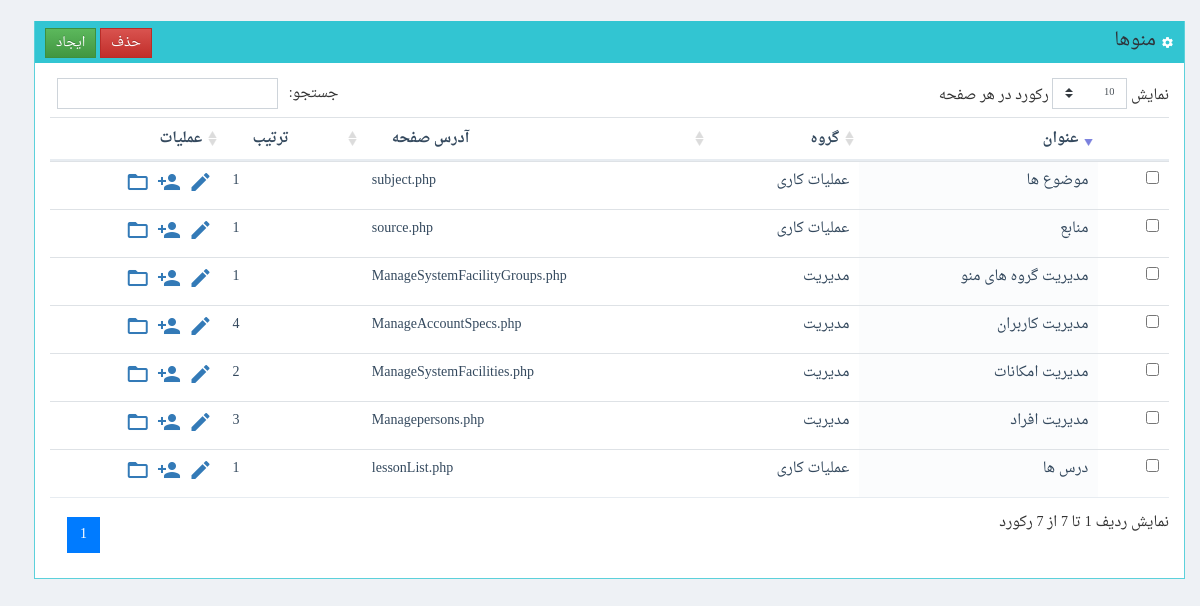
/www/sadaf/ManageSystemFacilities.php (signed in), run on the app's committed database.
### tables this page shows
CREATE TABLE `systemfacilities` (
  `FacilityID` int(11) NOT NULL AUTO_INCREMENT,
  `FacilityName` varchar(245) DEFAULT NULL,
  `GroupID` int(11) DEFAULT NULL,
  `OrderNo` int(11) DEFAULT NULL,
  `PageAddress` varchar(345) DEFAULT NULL,
  PRIMARY KEY (`FacilityID`)
);

CREATE TABLE `systemfacilitygroups` (
  `GroupID` int(11) NOT NULL AUTO_INCREMENT,
  `GroupName` varchar(145) DEFAULT NULL,
  `OrderNo` int(11) DEFAULT NULL,
  PRIMARY KEY (`GroupID`)
);

### www/shares/pdodb.class.php (called while the page is built, shortened)
<?php
class pdodb {
  private $dsn;
  private $pdo;
  static  $pdoinstance = false;
  private function __construct($_host = "", $_user = "", $_pass = "", $_default_db = "",$_driver="",$debug=self::DEBUG_MODE) {
    $this->dsn = "mysql:dbname=$_default_db;host=$_host";
  }
  public static function getInstance($_host = "", $_user = "", $_pass = "", $_default_db = "",$_driver="") {
    if ("" == $_driver)      $_driver = sys_config::$db_server['driver'];
    if ("" == $_host)        $_host = sys_config::$db_server['host'];
    if ("" == $_user)        $_user = sys_config::$db_server['user'];
    if ("" == $_pass)        $_pass = sys_config::$db_server['pass'];
    if ("" == $_default_db)  $_default_db = sys_config::$db_server['database'];
    if (!@pdodb::$pdoinstance[$_host.$_user.$_default_db]) {
      pdodb::$pdoinstance[$_host.$_user.$_default_db] = new pdodb($_host,$_user,$_pass,$_default_db,$_driver);
    }
    return pdodb::$pdoinstance[$_host.$_user.$_default_db];
  }
  private function connect($_driver = "", $_host = "", $_user = "", $_pass = "", $_default_db = "",$debug=self::DEBUG_MODE) {
    try{
      $this->pdo = new pdo($this->dsn , $_user , $_pass, array(PDO::MYSQL_ATTR_INIT_COMMAND =>  "SET NAMES utf8") );
      return $this->pdo;
    }
    catch (PDOException $e) {
      print (self::PDO_CONNECTION_ERROR);
      print ($e->getMessage());
      if ($debug) $this->backtrace();
      exit();
    }
  }
  function Execute($sqlstr,$fetch_mode=PDO::FETCH_ASSOC,$debug=self::DEBUG_MODE) {
    $trans = array(self::ARABIC_YA => self::PERSIAN_YA , self::ARABIC_KAF => self::PERSIAN_KAF);
    $this->statement = $this->pdo->query(strtr($sqlstr,$trans));
    $error_info = $this->pdo->errorInfo();
    return $this->statement;
  }
}
?>

### www/sadaf/classes/SystemFacilities.class.php (called while the page is built, shortened)
<?php
class manage_SystemFacilities
{
	static function GetList()
	{
		$mysql = pdodb::getInstance();
		$k=0;
		$ret = array();
		$query = "select SystemFacilities.FacilityID
				,SystemFacilities.FacilityName
				,SystemFacilities.GroupID
				,SystemFacilities.OrderNo
				,SystemFacilities.PageAddress
			, l2.GroupName  as l2_GroupName  from sadaf.SystemFacilities
			LEFT JOIN sadaf.SystemFacilityGroups  l2 on (l2.GroupID=SystemFacilities.GroupID)
			order by l2.OrderNo, SystemFacilities.OrderNo ";
		$res = $mysql->Execute($query);
		while($rec=$res->fetch())
		{
			$ret[$k] = new be_SystemFacilities();
			$ret[$k]->FacilityID=$rec["FacilityID"];
			$ret[$k]->FacilityName=$rec["FacilityName"];
			$ret[$k]->GroupID=$rec["GroupID"];
			$ret[$k]->GroupID_Desc=$rec["l2_GroupName"];
			$ret[$k]->OrderNo=$rec["OrderNo"];
			$ret[$k]->PageAddress=$rec["PageAddress"];
			$k++;
		}
		return $ret;
	}
}
?>

### www/sadaf/ManageSystemFacilities.php (the view, shortened to what this page needs)
<?php
include("classes/SystemFacilities.class.php");
?>
<form method="post" id="f1" name="f1" >
<div class="container-fluid">
</form>
<?php
$res = manage_SystemFacilities::GetList();
?>
<br>
		<div class="portlet box green">
		<div class="portlet-title">
			<div class="actions">
				<input type="button" class="btn btn-success btn-sm" onclick="javascript: ResetForm(); $('#DataEntryForm').modal();" value="ایجاد">
				<input type="button" class="btn btn-danger btn-sm" data-toggle="confirmation"
					data-btn-ok-label="بلی"
					data-btn-ok-class="btn-success"
				data-btn-ok-icon-class="material-icons" data-btn-ok-icon-content="check"
				data-btn-cancel-label="خیر" data-btn-cancel-class="btn-danger"
				data-btn-cancel-icon-class="material-icons" data-btn-cancel-icon-content="close"
				data-title="آیا مطمئن هستید؟" data-content=""
				value="حذف">
			</div>
			<div class="caption font-dark">
			<i class="material-icons">settings</i>
				منوها
			</div>
		</div>
		<div class="portlet-body">
			<form id="ListForm" name="ListForm" method="post">
			<table id="FacilityListTable" class="table ">
			<thead>
				<th>&nbsp;</th>
				<th>عنوان</th>
				<th>گروه</th>
				<th>آدرس صفحه</th>
				<th>ترتیب</th>
				<th>عملیات</th>
			</thead>
			<tbody>
			<?
			for($k=0; $k<count($res); $k++)
			{
				echo "<tr>";
				echo "<td>";
				echo "<input type=\"checkbox\" name=\"ch_".$res[$k]->FacilityID."\">";
				echo "</td>";
				echo "	<td>".htmlentities($res[$k]->FacilityName, ENT_QUOTES, 'UTF-8')."</td>";
				echo "	<td>".$res[$k]->GroupID_Desc."</td>";
				echo "	<td>".htmlentities($res[$k]->PageAddress, ENT_QUOTES, 'UTF-8')."</td>";
				echo "	<td>".htmlentities($res[$k]->OrderNo, ENT_QUOTES, 'UTF-8')."</td>";
				echo "<td>";
				echo "<a href=\"javascript: SetRecordForUpdate(".$res[$k]->FacilityID.");\" >";
				echo "<i class='material-icons' data-toggle=\"tooltip\" data-placement=\"top\" title=\"ویرایش\" >edit</i>";
				echo "</a>";
				echo "<a  href='javascript: void(0)' onclick='ShowUsersList(".$res[$k]->FacilityID .")'>";
				echo "<i class='material-icons' data-toggle=\"tooltip\" data-placement=\"top\" title=\"کاربران\" >person_add</i>";
				echo "</a>";
				echo "<a  target=\"_blank\" href='ManageFacilityPages.php?FacilityID=".$res[$k]->FacilityID ."'>";
				echo "<i class='material-icons' data-toggle=\"tooltip\" data-placement=\"top\" title=\"صفحات\" >folder_open</i>";
				echo "</a>";
				echo "</td>";
				echo "</tr>";
			}
			?>
			</tbody>
			</table>
		</div>
	</div>
</html>

### www/sadaf/css/plugins-rtl.css (style rules this page uses)
table.dataTable thead th, table.dataTable thead td { padding: 10px 20px; border-bottom: 2px solid #e7ecf1; outline: none !important; }
table.dataTable.no-footer { border-bottom-color: #e7ecf1; }
table.dataTable td.sorting_1, table.dataTable td.sorting_2, table.dataTable td.sorting_3, table.dataTable th.sorting_1, table.dataTable th.sorting_2, table.dataTable th.sorting_3 { background: #fbfcfd !important; }
table.dataTable thead .sorting, table.dataTable thead .sorting_asc, table.dataTable thead .sorting_desc, table.dataTable thead .sorting_asc_disabled, table.dataTable thead .sorting_desc_disabled { cursor: pointer; }
table.dataTable thead .sorting:after, table.dataTable thead .sorting_asc:after, table.dataTable thead .sorting_desc:after, table.dataTable thead .sorting_asc_disabled:after, table.dataTable thead .sorting_desc_disabled:after { display: none; }
table.dataTable thead .sorting { background: url("../images/sort_both.png") no-repeat center right; }
table.dataTable thead .sorting_desc { background: url("../images/sort_desc.png") no-repeat center right; }

### www/sadaf/css/lab.css (style rules this page uses)
* { font-family:DroidNaskh,verdana,tahoma }
.material-icons { font-family: 'Material Icons'; font-weight: normal; font-style: normal; font-size: 24px; line-height: 1; letter-spacing: normal; text-transform: none; display: inline-block; white-space: nowrap; word-wrap: normal; direction: ltr; -moz-font-feature-settings: 'liga'; -moz-osx-font-smoothing: grayscale; }
table { direction: rtl; }
.align-left { text-align:left }
.page-content { background: #eef1f5; margin-right: 0px; margin-left: 19px; margin-top: 0px; margin-bottom: 0px; }

### data on the page
systemfacilities: FacilityName "مدیریت گروه های منو", GroupID.GroupName "مدیریت", PageAddress "ManageSystemFacilityGroups.php", OrderNo "1"
systemfacilities: FacilityName "مدیریت امکانات", GroupID.GroupName "مدیریت", PageAddress "ManageSystemFacilities.php", OrderNo "2"
systemfacilities: FacilityName "مدیریت افراد", GroupID.GroupName "مدیریت", PageAddress "Managepersons.php", OrderNo "3"
systemfacilities: FacilityName "مدیریت کاربران", GroupID.GroupName "مدیریت", PageAddress "ManageAccountSpecs.php", OrderNo "4"
systemfacilities: FacilityName "موضوع ها", GroupID.GroupName "عملیات کاری", PageAddress "subject.php", OrderNo "1"
systemfacilities: FacilityName "درس ها", GroupID.GroupName "عملیات کاری", PageAddress "lessonList.php", OrderNo "1"
systemfacilities: FacilityName "منابع", GroupID.GroupName "عملیات کاری", PageAddress "source.php", OrderNo "1"
